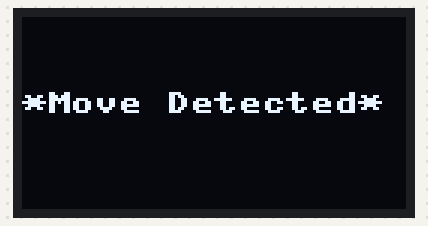
Bench run of a program on a simulated ESP32 board running MicroPython. On the bench: 128×64 one-colour display. What the program prints to the serial console is not drawn.

Above: at 0.2 s.

The program:

sensor_movimiento_LED.py
```python
# Complete project details at https://RandomNerdTutorials.com
from machine import Pin, SoftI2C
import sh1106
import time

i2c = SoftI2C(scl=Pin(22), sda=Pin(21), freq=400000)
display = sh1106.SH1106_I2C(128, 64, i2c, Pin(16), 0x3c)
display.sleep(False)
display.fill(0)
display.text('Prueba de inicio', 0, 25, 1)
display.show()

pir_sensor = Pin(13, Pin.IN)

while True:
    # Check the PIR sensor value
    val_sensor = pir_sensor.value()
    time.sleep(0.1)
    if val_sensor == 0:
        print(val_sensor)
    else:
        print(val_sensor)
        display.fill(0)
        display.text('*Move Detected*', 0, 25, 1)
        display.show()
    time.sleep(1.5)
    val_sensor = 0
    display.fill(0)
    display.show()
```

Measured:
- what the display in image 0 shows lasts 1.5 s, from 0.2 s to 1.7 s
